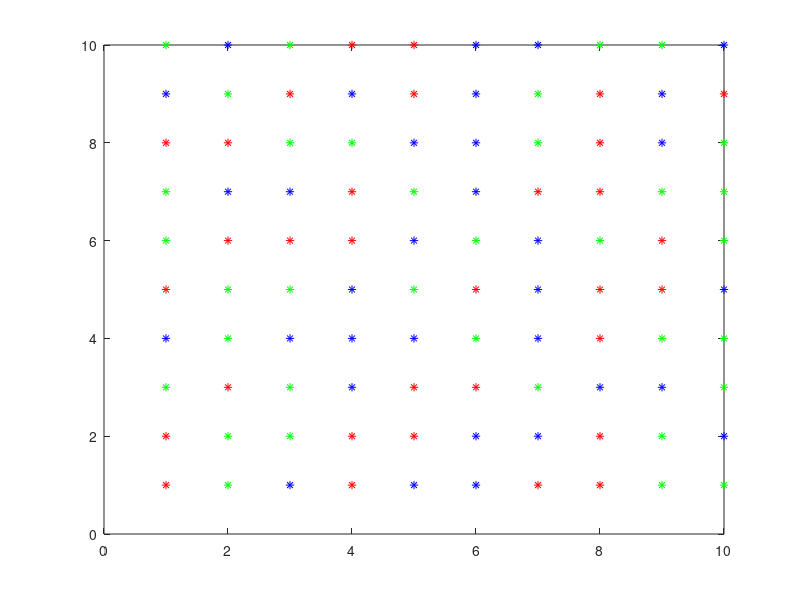

Write the MATLAB code that produced this figure.
x=randi(100,10,10);
disp("Matrix with random integers between 1 and 100:");
disp(x);

A=zeros(10);
A(x<=33)=1;
A(x>33 & x<=66) = 2;
A(x>66) = 3;

for i=1:10
    for j=1:10
        if A(i,j)==1
            plot(i,j,'b*');
            hold on;
        elseif A(i,j)==2
            plot(i,j,'g*');
            hold on;
        else 
            plot(i,j,'r*');
            hold on     
        end 
    end   
end 

hold off
